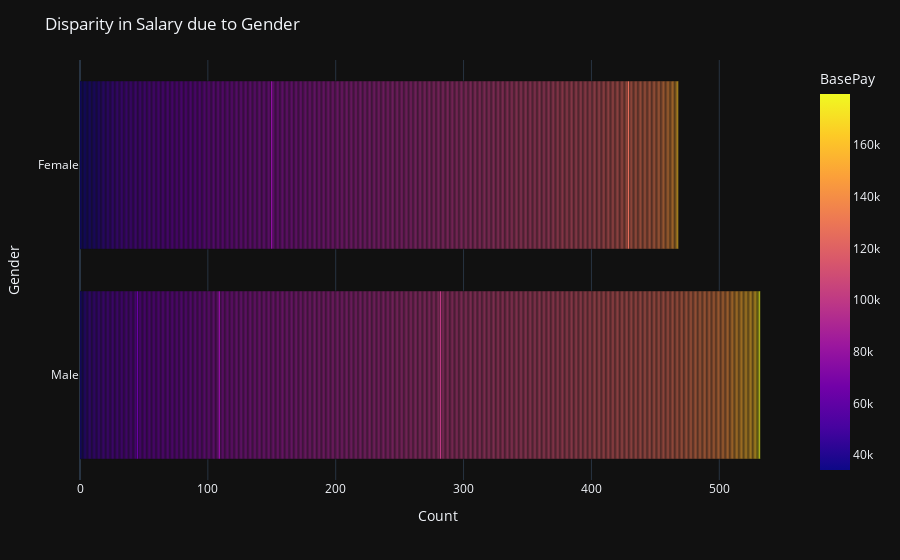

Source (notebook cell):
### Code cell
fig = px.bar(count_df, y='Gender', x='count', color='BasePay', barmode='stack',template = 'plotly_dark')
fig.update_layout(yaxis_title='Gender', xaxis_title='Count', title='Disparity in Salary due to Gender')
fig.show()

### Figure 1 — Plotly figure (JSON) as saved in the notebook; plotly's stock layout.template omitted (floating-point values rounded to 4 significant figures; data arrays with more than 128 entries replaced by an {"elided": "..."} marker saying what was removed)
{"data": [{"alignmentgroup": "True", "hovertemplate": "count=%{x}<br>Gender=%{y}<br>BasePay=%{marker.color}<extra></extra>", "legendgroup": "", "marker": {"color": {"elided": "995 int values"}, "coloraxis": "coloraxis", "pattern": {"shape": ""}}, "name": "", "offsetgroup": "", "orientation": "h", "showlegend": false, "textposition": "auto", "type": "bar", "x": {"elided": "995 int values"}, "xaxis": "x", "y": {"elided": "995 str values"}, "yaxis": "y"}], "layout": {"barmode": "stack", "coloraxis": {"colorbar": {"title": {"text": "BasePay"}}, "colorscale": [[0, "#0d0887"], [0.1111, "#46039f"], [0.2222, "#7201a8"], [0.3333, "#9c179e"], [0.4444, "#bd3786"], [0.5556, "#d8576b"], [0.6667, "#ed7953"], [0.7778, "#fb9f3a"], [0.8889, "#fdca26"], [1, "#f0f921"]]}, "legend": {"tracegroupgap": 0}, "margin": {"t": 60}, "title": {"text": "Disparity in Salary due to Gender"}, "xaxis": {"anchor": "y", "domain": [0, 1], "title": {"text": "Count"}}, "yaxis": {"anchor": "x", "domain": [0, 1], "title": {"text": "Gender"}}}}
